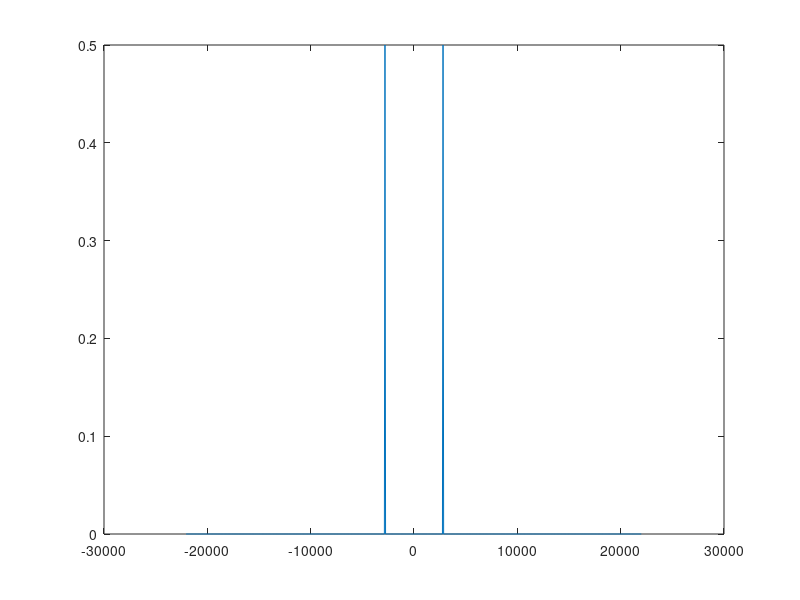

Recreate this plot in MATLAB.
%DFT
f_c = 44100;
sinc = 1/f_c;
window_size = 777;
bin_size = f_c/window_size;
f = [-f_c/2:bin_size:f_c/2 - bin_size];
freq = f(50 + round(window_size/2));
w = freq*2*pi;
dur = window_size*sinc;
t = [-dur/2:sinc:dur/2 - sinc];
%y = exp(i*w*t);
y = cos(w*t);
%y = sin(w*t);
output = zeros(size(f));
for k = 1:window_size
	anal = exp(-i*f(k)*2*pi*t);
	y_anal = y.*anal;
	f_sum = sum(y_anal);
	output(k) = f_sum;
end
plot(f, abs(output)/window_size)